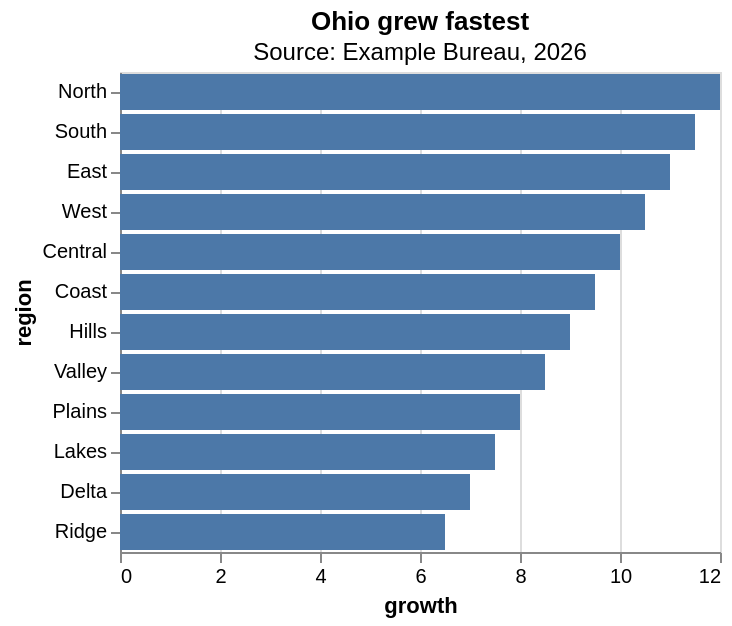

The specification (Vega-Lite) saved for this image:
### Vega-Lite specification from a JSON file in a GitHub repository (floating-point values rounded to 4 significant figures)
{"$schema": "https://vega.github.io/schema/vega-lite/v6.json", "title": {"text": "Ohio grew fastest", "subtitle": "Source: Example Bureau, 2026"}, "data": {"values": [{"region": "North", "growth": 12.0, "status": "provisional estimate", "year": 2025}, {"region": "South", "growth": 11.5, "status": "provisional estimate", "year": 2025}, {"region": "East", "growth": 11.0, "status": "provisional estimate", "year": 2025}, {"region": "West", "growth": 10.5, "status": "provisional estimate", "year": 2025}, {"region": "Central", "growth": 10.0, "status": "provisional estimate", "year": 2025}, {"region": "Coast", "growth": 9.5, "status": "provisional estimate", "year": 2025}, {"region": "Hills", "growth": 9.0, "status": "provisional estimate", "year": 2025}, {"region": "Valley", "growth": 8.5, "status": "provisional estimate", "year": 2025}, {"region": "Plains", "growth": 8.0, "status": "provisional estimate", "year": 2025}, {"region": "Lakes", "growth": 7.5, "status": "provisional estimate", "year": 2025}, {"region": "Delta", "growth": 7.0, "status": "provisional estimate", "year": 2025}, {"region": "Ridge", "growth": 6.5, "status": "provisional estimate", "year": 2025}]}, "mark": "bar", "encoding": {"y": {"field": "region", "type": "nominal", "sort": "-x"}, "x": {"field": "growth", "type": "quantitative"}, "tooltip": [{"field": "region"}, {"field": "growth"}, {"field": "status", "title": "Note"}]}}
